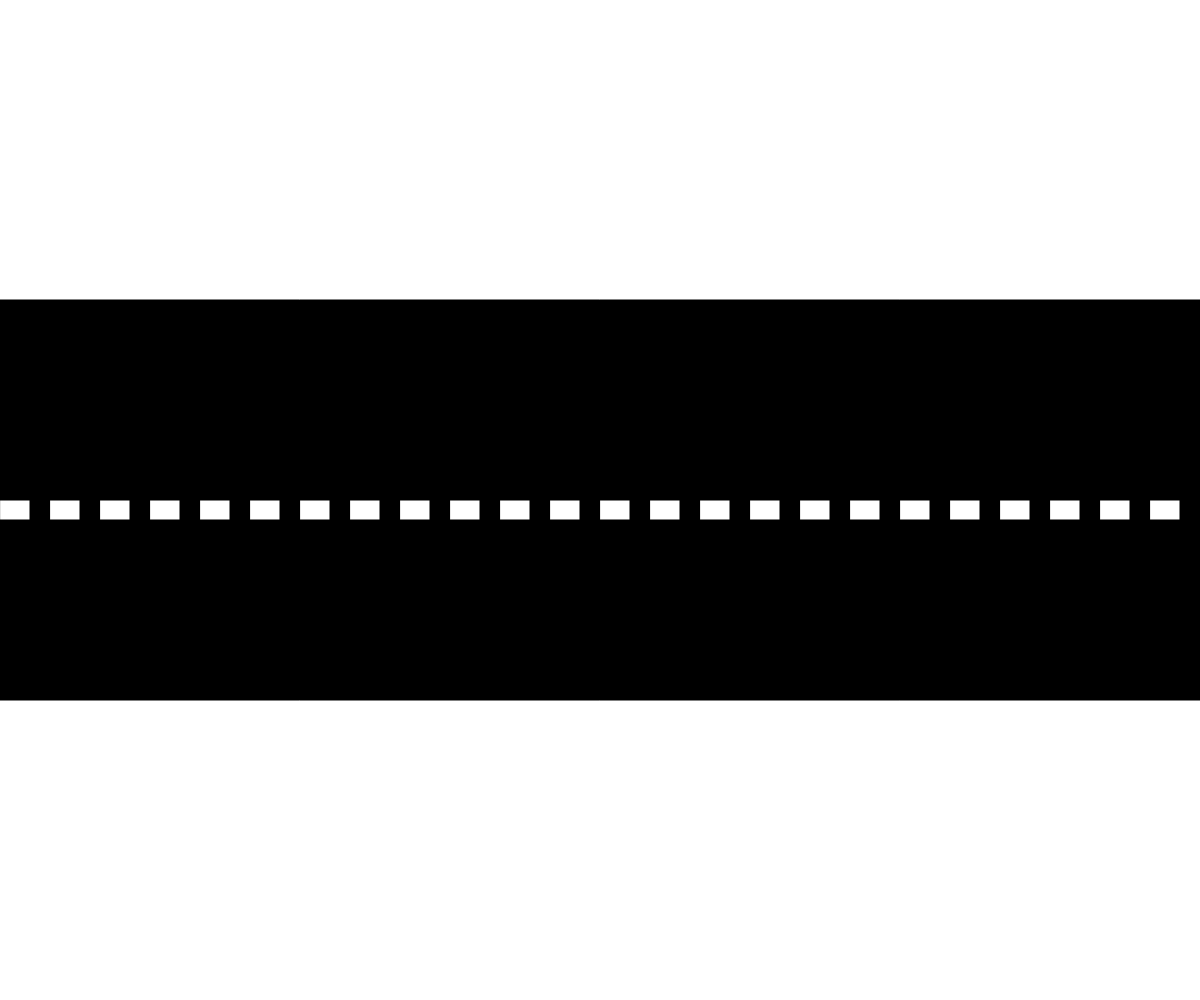
Frame 1 (no input)
Frame 60 (no input): identical to frame 1, image omitted
Frame 120 (the mouse pressed at the canvas centre since frame 60): identical to frame 1, image omitted

The p5.js sketch that drew this single still picture (run headless with seeded random() and noise() and a simulated clock; from frame 60 on, the mouse is pressed at the canvas centre):

// p5.js sketch
// ── sketch.js
// Project Title
// Your Name
// Date
//
// Extra for Experts:
// - describe what you did to take this project "above and beyond"


function setup() {

  createCanvas(windowWidth, windowHeight);
  drawroad();
}

function draw() {
  //background(220);
}


function drawroad(){
  fill(0)
  rect(0,height/2,width,200);
  rect(0,height/2 - 200,width,200);
  let space = 30;
  for(let i = 0; i < width; i++){
    fill(255);
    rect(i * 50,height/2,30,20);
  }
}
